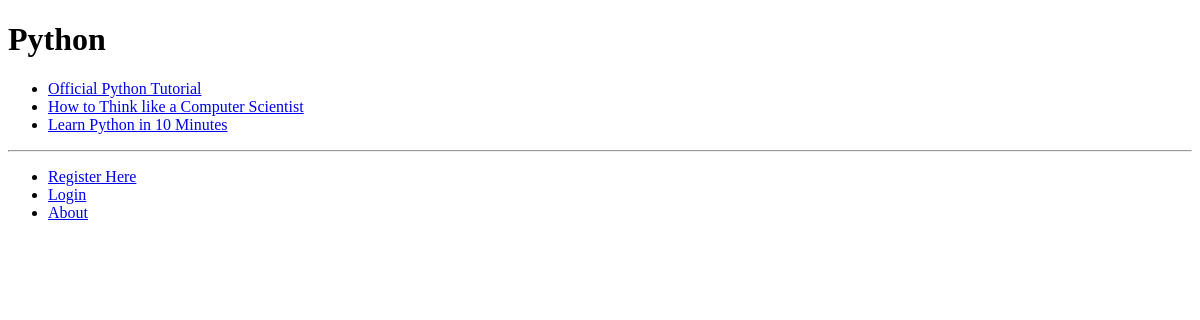
Before: /rango/category/Python/ with the older database file.
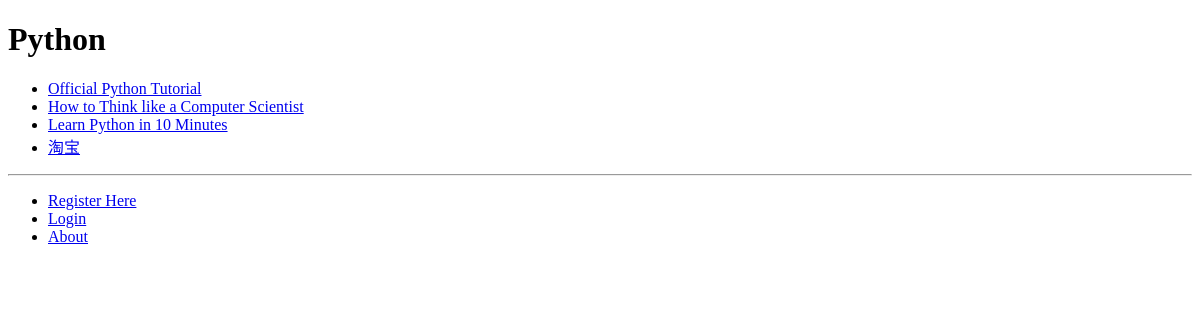
After: the same page with the newer database file.
### rango/models.py (models this page shows, shortened)
class Page(models.Model):
    category = models.ForeignKey(Category)
    title = models.CharField(max_length=128)
    url = models.URLField()
    views = models.IntegerField(default=0)

### rango/views.py (the view)
# urls.py: url(r'^category/(?P<category_name_url>\w+)/$',views.category,name='category'),
def category(request,category_name_url):
    context = RequestContext(request)
    category_name = category_name_url.replace('_',' ')
    context_dict = {'category_name':category_name}
    context_dict['category_name_url'] = category_name_url
    try:
        category = Category.objects.get(name=category_name)
        pages = Page.objects.filter(category=category)
        context_dict['pages'] = pages
        context_dict['category'] = category
    except Category.DoesNotExist:
        pass
    return render_to_response('rango/category.html',context_dict,context)

### templates/rango/category.html (shortened to what this page needs)
{% extends 'rango/base.html' %}
{% block body_block %}
	<h1>{{category_name}}</h1>
	    {% if pages %}
	    <ul>
	        {% for page in pages %}
		    <li><a href="{{page.url}}">{{page.title}}</a></li>
	        {% endfor %}
	    </ul>
	    {% else %}
	         <strong>No pages currently in category.</strong>
 	    {% endif %}
{% endblock %}

Changed rows visible on the page:
added Page: title "淘宝"
